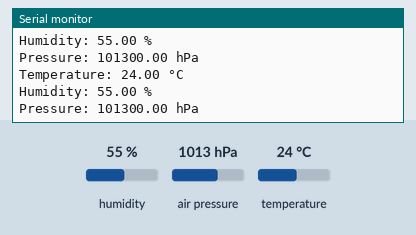
Bench run of a sketch on a simulated ESP32. On the bench: the last lines printed to the serial monitor. The test bench sets the inputs (shaded band); at power-on: humidity 55 %, air pressure 1013 hPa, temperature 24 °C.

Above: at 2.8 s.
2.9 s: humidity set to 22 %
At 4.4 s:
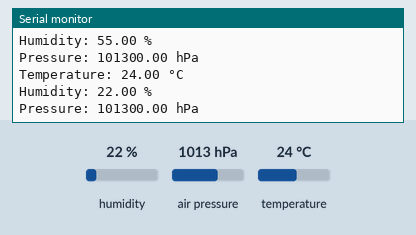
5.6 s: air pressure set to 952 hPa
At 7.2 s:
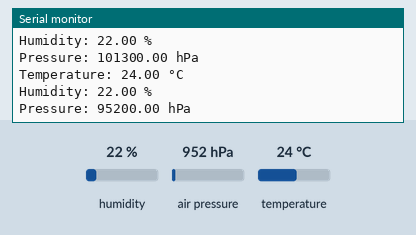
8.3 s: temperature set to 12 °C
At 10.6 s:
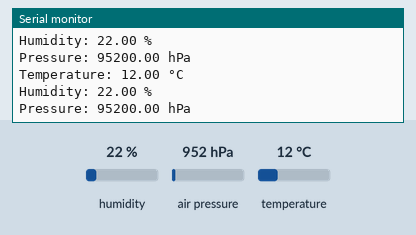

Measured:
- after the input at 2.9 s, the serial monitor: prints a new line after 1.1 s (image 1)
- after the input at 5.6 s, the serial monitor: prints a new line after 0.41 s (image 2)
- after the input at 8.3 s, the serial monitor: prints a new line after 1.7 s (image 3)

The sketch:

BME280_With_I2C.ino
```cpp
#include <Wire.h>
#include <Adafruit_Sensor.h>
#include <Adafruit_BME280.h>

#define I2C_SDA 21
#define I2C_SCL 22
#define BME280_ADDRESS 0X76 // it may be 0x77 for other sensors

Adafruit_BME280 bme; // create an object

void setup() {
  Serial.begin(115200);
  Wire.begin(I2C_SDA, I2C_SCL);

  if(!bme.begin(BME280_ADDRESS)){
    Serial.println("Could not find a valid BME280 sensor, check wiring!");
    while (1); // Halt execution
  }

  Serial.println("BME280 sensor initialized.");
}

void loop() {
  // put your main code here, to run repeatedly:

  float temperature = bme.readTemperature();
  float humidity = bme.readHumidity();
  float pressure = bme.readPressure();

  // Print values to serial monitor
  Serial.print("Temperature: ");
  Serial.print(temperature);
  Serial.println(" °C");

  Serial.print("Humidity: ");
  Serial.print(humidity);
  Serial.println(" %");

  Serial.print("Pressure: ");
  Serial.print(pressure);
  Serial.println(" hPa");

  delay(2000);  // Wait for 2 seconds before next reading

}
```
